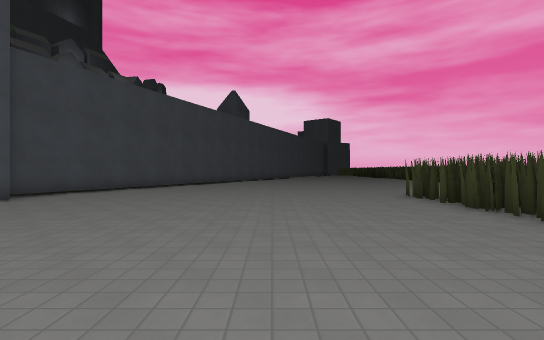
[1] (above)

24 first-person views from a walk through a level from a Godot 3-D game. The camera is 1.4 m above the floor, looks level and sees 85° across. The floor is counted in squares, 2 m on a side. Each view is taken from the middle of a square. On the plan, view 1 faces up. The plan holds only what a view shows up to about 10 squares ahead; the rest is blank. The place goes on beyond the plan. Flat picture figures and markers are not drawn. Some surface patterns are stand-ins.

[2]
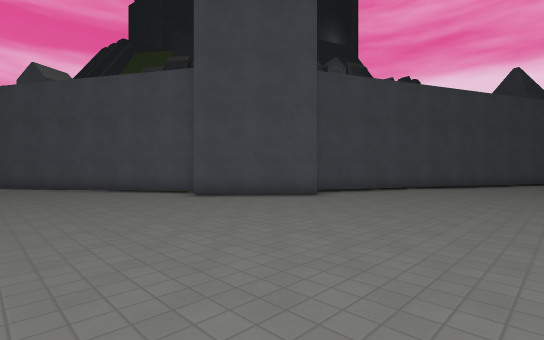

[3]
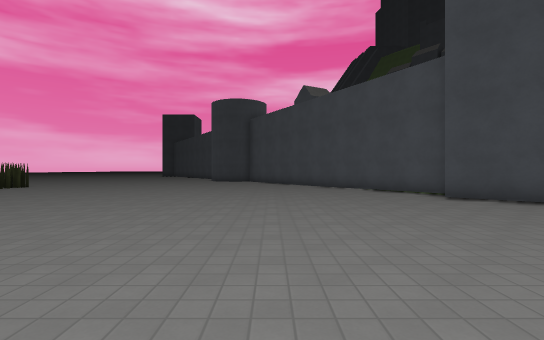

[4]
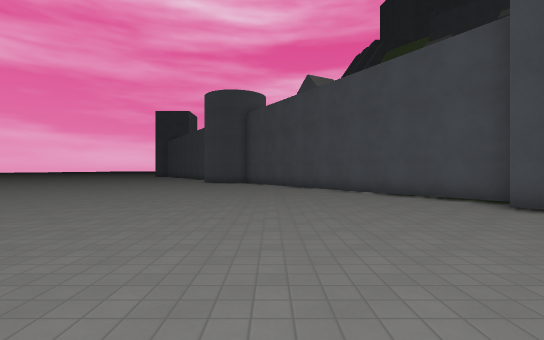

[5]
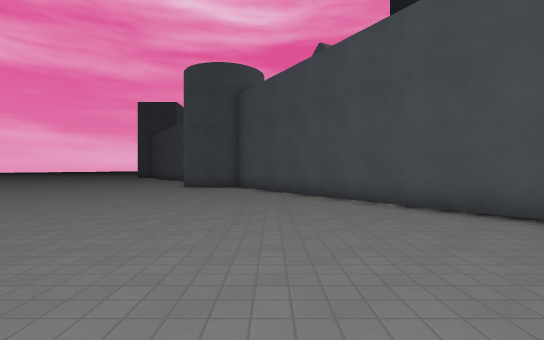

[6]
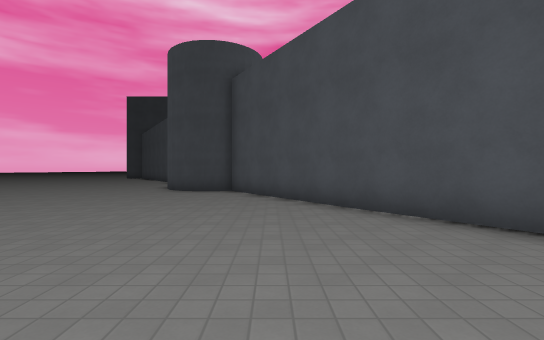

[7]
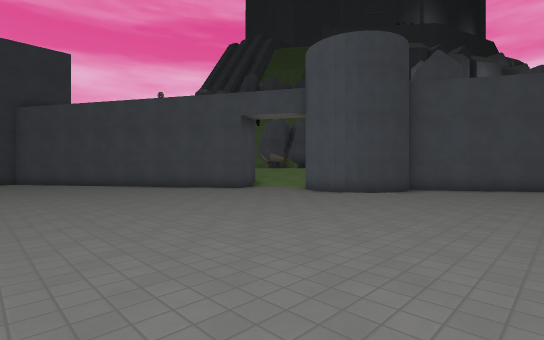

[8]
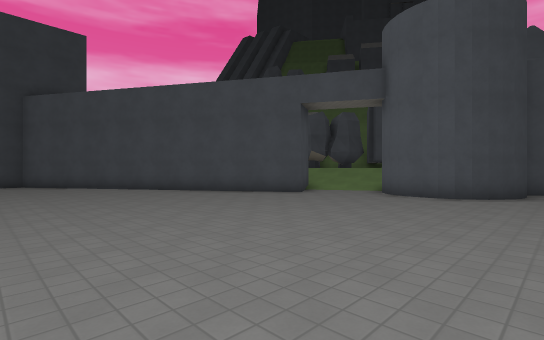

[9]
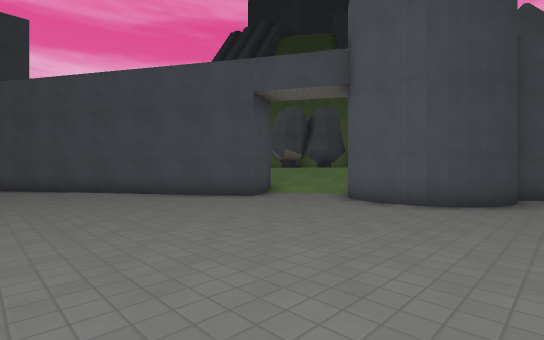

[10]
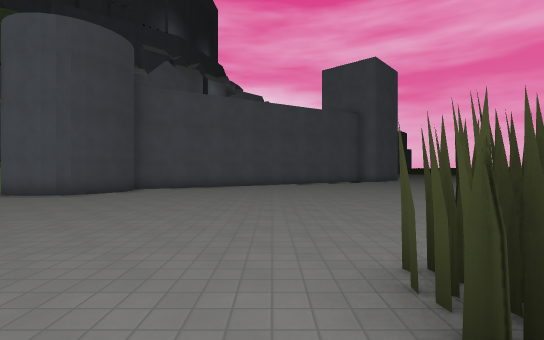

[11]
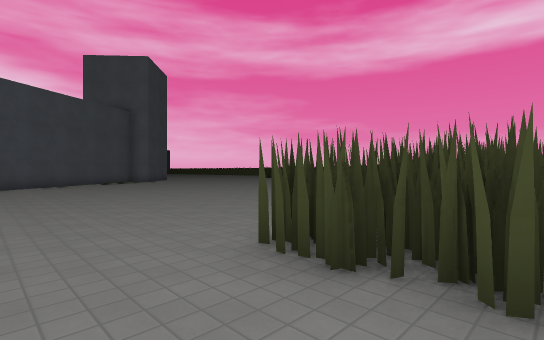

[12]
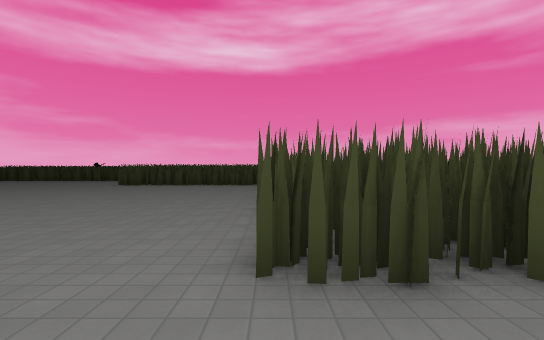

[13]
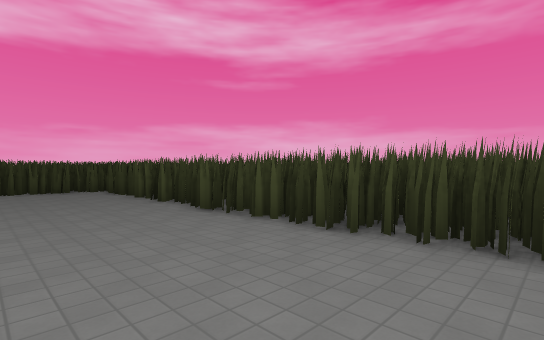

[14]
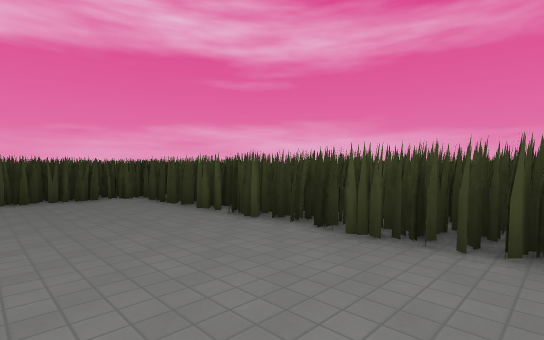

[15]
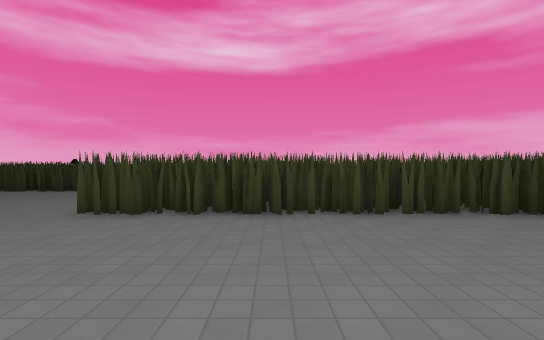

[16]
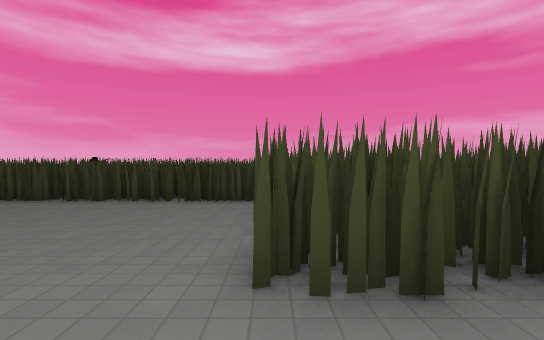

[17]
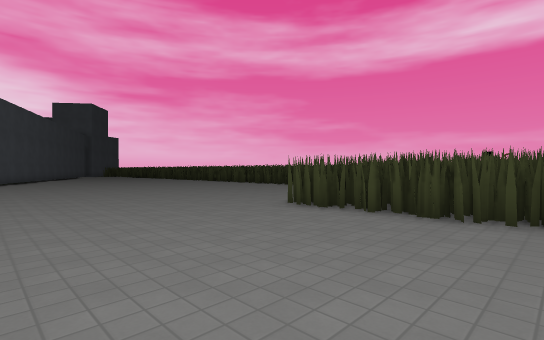

[18]
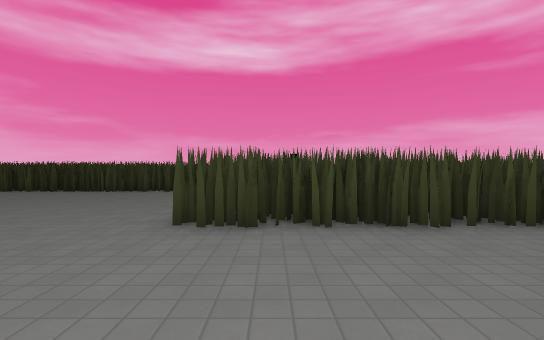

[19]
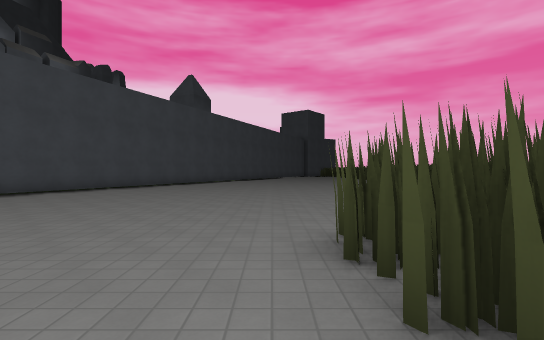

[20]
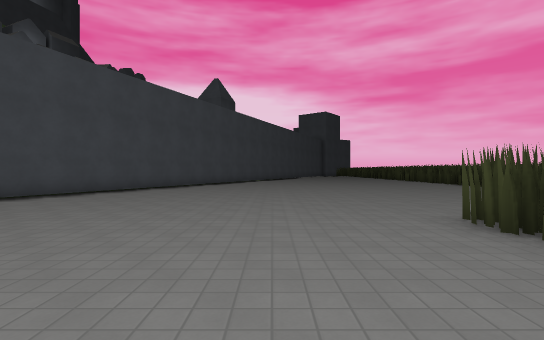

[21]
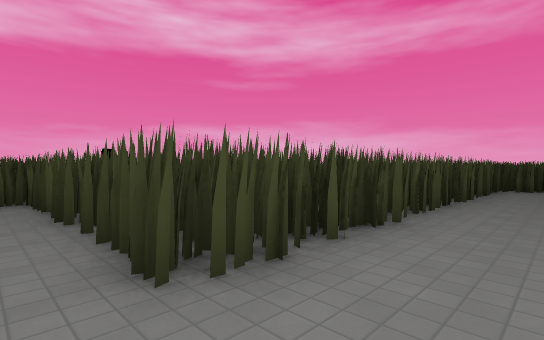

[22]
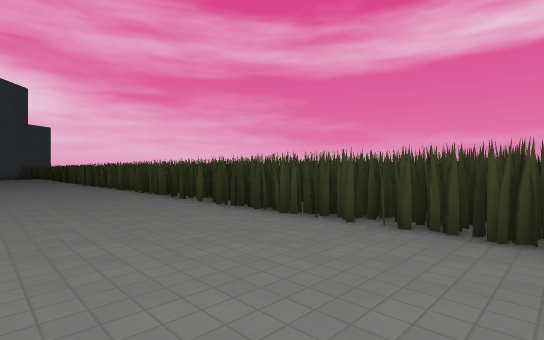

[23]
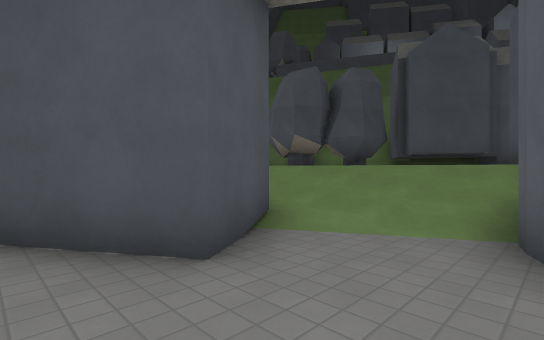

[24]
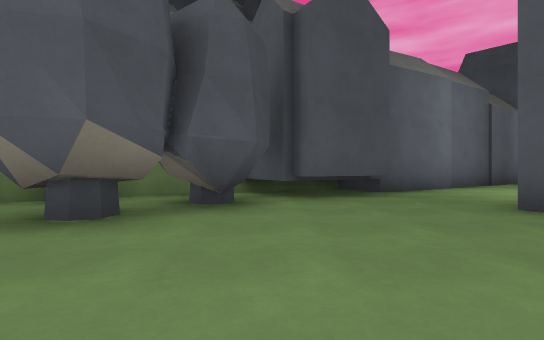

### Floor plan
Key: @ floor where view 1 was taken; # wall or solid block; . main floor; : floor 1.5 m higher than the main floor; / step, stairs or slope; = window, fence, low wall or low ledge; ^ raised ledge.
Columns run from 29 left of view 1 to 10 right of it. Each row starts with its distance up from view 1.
 15                          #.............#
 14                         ##.............#
 13                         #..............#
 12                         #..............#
 11                        ##..............#
 10                        #...............#
  9                       ##...............#
  8          ###          #..........###=###
  7         ##:           #..........#####
  6      ####::          ##..........#
  5    ####:::        ####...........#
  4   ##^#:::        ##..............#
  3 ####::::       ###...............#
  2 :##::::#      ##.................#
  1 ##:::::     ###..................#
  0  :::::/   ###................@...#
 -1   ::///   #......................#
 -2    ////#  #......................#
 -3     //.####.................######
 -4     #...##..................##
 -5    ###......................#
 -6  ###........................#
 -7 ##..........................#
 -8 #...........................#
 -9 ............................#
-10 ................#############
-11 ................##
-12   ..............#

Positions as (right, up) in squares from view 1, and headings:
1: (0, 0), facing up
2: (-1, 0), facing up-left
3: (-1, 0), facing left
4: (-3, 0), facing left
5: (-7, 0), facing left
6: (-9, 0), facing left
7: (-15, -12), facing up-left
8: (-18, -12), facing up-left
9: (-18, -10), facing up-left
10: (-14, -12), facing up
11: (-15, -12), facing up-right
12: (-15, -10), facing right
13: (-12, -7), facing down-right
14: (-9, -7), facing down-right
15: (-6, -6), facing right
16: (-3, -3), facing right
17: (-1, 4), facing up-right
18: (0, 7), facing right
19: (3, 5), facing up
20: (1, 4), facing up
21: (2, 9), facing down-right
22: (6, 9), facing up-right
23: (-22, -6), facing up-left
24: (-26, -2), facing up
